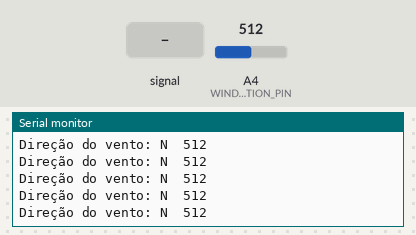
Simulated run of this sketch. Board: Arduino Uno, built with avr-gcc and run on an emulated ATmega328P. Shown: the last lines printed to the serial monitor. The inputs (shaded band) are chosen by the test bench; at power-on: A4 (WINDDIRECTION_PIN) = 512.

Above: at 1.2 s.
1.3 s: A4 (WINDDIRECTION_PIN) fed a 2 Hz sine of ±306 counts around its level
At 1.4 s:
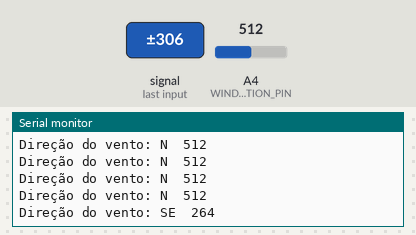
3.0 s: A4 (WINDDIRECTION_PIN) set to 90
At 3.12 s:
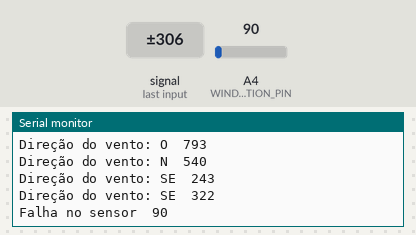
5.0 s: A4 (WINDDIRECTION_PIN) set to 1010
At 5.16 s:
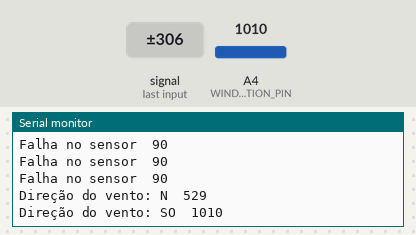
7.0 s: A4 (WINDDIRECTION_PIN) set to 716
At 7.1 s:
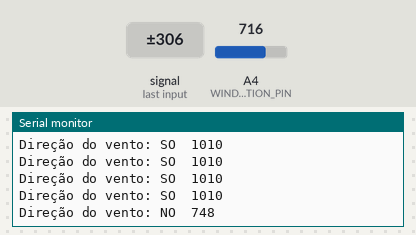
10.0 s: A4 (WINDDIRECTION_PIN) fed a 200 Hz sine of ±81 counts around its level
At 10.54 s:
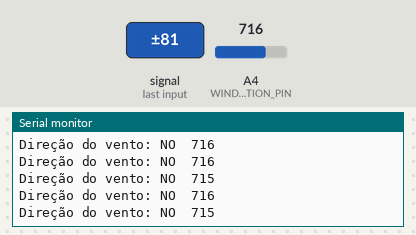
Timing chart, 0 to 12.5 s (numbered marks = the images above; inputs shaded):
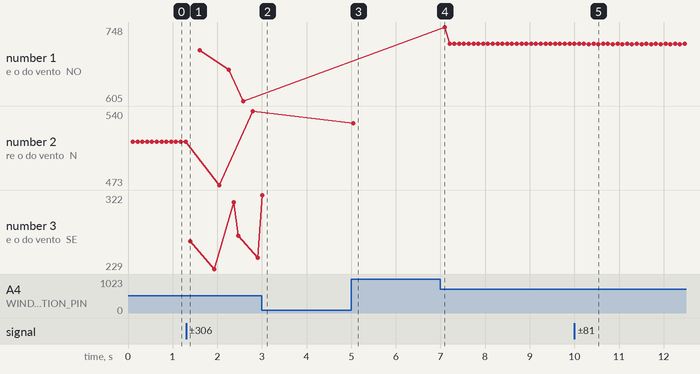

Measured:
- after the input at 1.3 s, the serial monitor: prints a new line after 0.10 s (image 1)
- after the input at 3.0 s, the serial monitor: prints a new line at once (image 2)
- after the input at 5.0 s, the serial monitor: prints a new line after 0.05 s (image 3)
- after the input at 7.0 s, the serial monitor: prints a new line after 0.10 s (image 4)
- after the input at 10.0 s, the serial monitor: prints a new line after 0.32 s (image 5)
- plotted number 1: 605 → 716 after the input at 7.0 s
- plotted number 2: 512 → 540 after the input at 1.3 s, 540 → 529 after the input at 5.0 s
- plotted number 3: 243 → 322 after the input at 3.0 s

The sketch:

05.DirecaoVento.ino
```cpp
// Sensor com alimentação de 3.3V
// Positivo no verde
// Sinal no amarelo (com resistor de pulldown de 10K)

// Leituras estáveis com alimentação de 3.3V
// 300 pra SE
// 350 pra E
// 420 pra NE
// 520 pra N
// 650 pra NO
// 850 pra O
// 1190 pra SO
// 1850 pra S

#define WINDDIRECTION_PIN 4

String windDirection;

void setup()
{
  Serial.begin(115200);
  Serial.println("BEGIN");
  pinMode(WINDDIRECTION_PIN, INPUT);
}

void loop()
{
  int samples = 1000;
  unsigned long samplesSum = 0;
  for (int i = 0; i < samples; i++) samplesSum = samplesSum + analogRead(WINDDIRECTION_PIN);
  int windSingal = samplesSum/samples;

  if (windSingal < 100) windDirection = "";
  else if (windSingal < 325) windDirection = "SE";
  else if (windSingal < 385) windDirection = "E";
  else if (windSingal < 470) windDirection = "NE";
  else if (windSingal < 590) windDirection = "N";
  else if (windSingal < 750) windDirection = "NO";
  else if (windSingal < 1000) windDirection = "O";
  else if (windSingal < 1500) windDirection = "SO";
  else if (windSingal < 2000) windDirection = "S";
  else windDirection = "";

  if (windDirection != "")
  {
    Serial.print("Direção do vento: ");
    Serial.print(windDirection);
    Serial.print("\t");
  }
  else Serial.print("Falha no sensor\t");
  Serial.println(windSingal);
}
```
